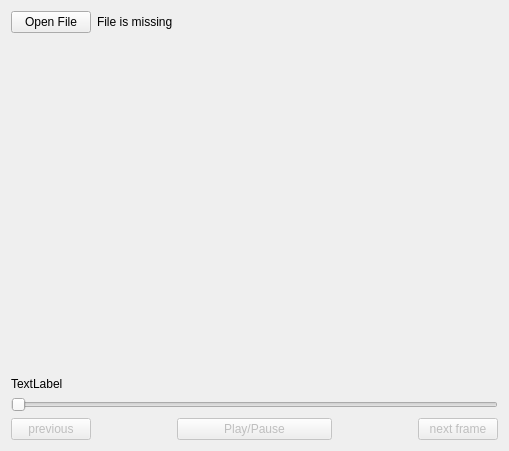
<?xml version="1.0" encoding="UTF-8"?>
<ui version="4.0">
 <class>MainWindow</class>
 <widget class="QMainWindow" name="MainWindow">
  <property name="geometry">
   <rect>
    <x>0</x>
    <y>0</y>
    <width>509</width>
    <height>451</height>
   </rect>
  </property>
  <property name="windowTitle">
   <string>MainWindow</string>
  </property>
  <widget class="QWidget" name="centralWidget">
   <layout class="QGridLayout" name="gridLayout">
    <item row="1" column="1" colspan="5">
     <widget class="QLabel" name="FilenameLabel">
      <property name="sizePolicy">
       <sizepolicy hsizetype="Preferred" vsizetype="Fixed">
        <horstretch>0</horstretch>
        <verstretch>0</verstretch>
       </sizepolicy>
      </property>
      <property name="text">
       <string>File is missing</string>
      </property>
     </widget>
    </item>
    <item row="5" column="0" colspan="6">
     <widget class="QSlider" name="horizontalSlider">
      <property name="minimum">
       <number>1</number>
      </property>
      <property name="maximum">
       <number>1</number>
      </property>
      <property name="pageStep">
       <number>0</number>
      </property>
      <property name="orientation">
       <enum>Qt::Horizontal</enum>
      </property>
     </widget>
    </item>
    <item row="1" column="0">
     <widget class="QPushButton" name="pushButton">
      <property name="sizePolicy">
       <sizepolicy hsizetype="Fixed" vsizetype="Fixed">
        <horstretch>0</horstretch>
        <verstretch>0</verstretch>
       </sizepolicy>
      </property>
      <property name="text">
       <string>Open File</string>
      </property>
     </widget>
    </item>
    <item row="6" column="2" colspan="2">
     <widget class="QPushButton" name="Button_PlayPause">
      <property name="enabled">
       <bool>false</bool>
      </property>
      <property name="text">
       <string>Play/Pause</string>
      </property>
     </widget>
    </item>
    <item row="6" column="5">
     <widget class="QPushButton" name="Button_NextFrame">
      <property name="enabled">
       <bool>false</bool>
      </property>
      <property name="sizePolicy">
       <sizepolicy hsizetype="Fixed" vsizetype="Fixed">
        <horstretch>0</horstretch>
        <verstretch>0</verstretch>
       </sizepolicy>
      </property>
      <property name="text">
       <string>next frame</string>
      </property>
     </widget>
    </item>
    <item row="6" column="0">
     <widget class="QPushButton" name="Button_PreviousFrame">
      <property name="enabled">
       <bool>false</bool>
      </property>
      <property name="sizePolicy">
       <sizepolicy hsizetype="Fixed" vsizetype="Fixed">
        <horstretch>0</horstretch>
        <verstretch>0</verstretch>
       </sizepolicy>
      </property>
      <property name="text">
       <string>previous</string>
      </property>
     </widget>
    </item>
    <item row="3" column="0">
     <widget class="QLabel" name="label">
      <property name="sizePolicy">
       <sizepolicy hsizetype="Preferred" vsizetype="Fixed">
        <horstretch>0</horstretch>
        <verstretch>0</verstretch>
       </sizepolicy>
      </property>
      <property name="text">
       <string>TextLabel</string>
      </property>
     </widget>
    </item>
    <item row="2" column="0" colspan="6">
     <layout class="QHBoxLayout" name="horizontalLayout">
      <item>
       <widget class="QLabel" name="Lable_Pixmap">
        <property name="sizePolicy">
         <sizepolicy hsizetype="MinimumExpanding" vsizetype="Preferred">
          <horstretch>0</horstretch>
          <verstretch>0</verstretch>
         </sizepolicy>
        </property>
        <property name="autoFillBackground">
         <bool>false</bool>
        </property>
        <property name="frameShadow">
         <enum>QFrame::Raised</enum>
        </property>
        <property name="text">
         <string/>
        </property>
        <property name="scaledContents">
         <bool>true</bool>
        </property>
        <property name="alignment">
         <set>Qt::AlignCenter</set>
        </property>
        <property name="margin">
         <number>0</number>
        </property>
       </widget>
      </item>
      <item>
       <widget class="QLabel" name="Lable_Pixmap2">
        <property name="sizePolicy">
         <sizepolicy hsizetype="Expanding" vsizetype="Preferred">
          <horstretch>0</horstretch>
          <verstretch>0</verstretch>
         </sizepolicy>
        </property>
        <property name="frameShadow">
         <enum>QFrame::Raised</enum>
        </property>
        <property name="text">
         <string/>
        </property>
        <property name="scaledContents">
         <bool>true</bool>
        </property>
        <property name="alignment">
         <set>Qt::AlignCenter</set>
        </property>
       </widget>
      </item>
     </layout>
    </item>
   </layout>
  </widget>
 </widget>
 <layoutdefault spacing="6" margin="11"/>
 <resources/>
 <connections/>
</ui>
